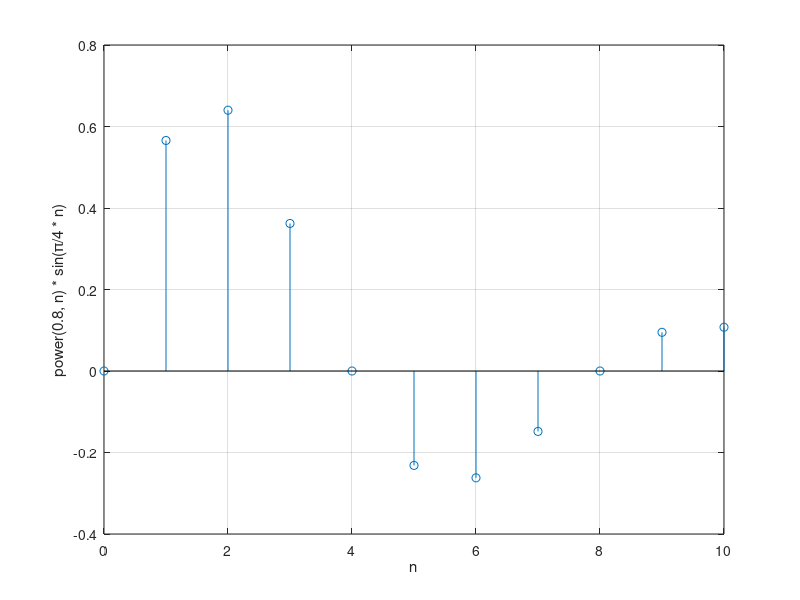
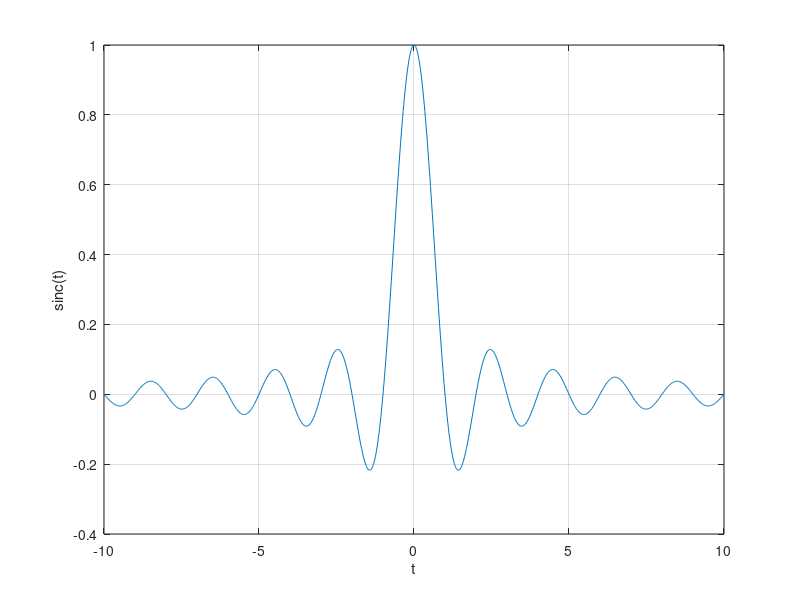
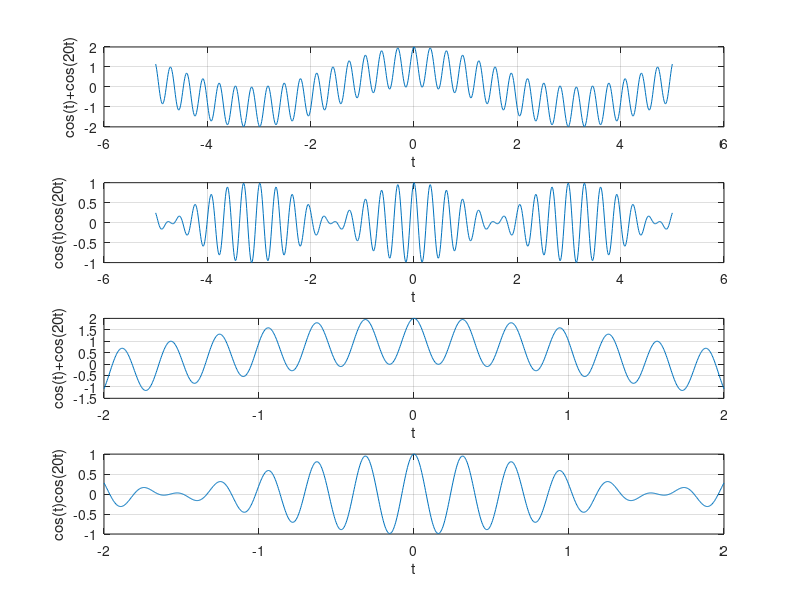

These charts were generated, in order, by the following MATLAB code:
figure(1);

n = 0:10;
x = power(0.8, n) .* sin(pi/4 * n);
stem(n, x); grid on; xlabel('n'); ylabel('power(0.8, n) * sin(\pi/4 * n)');

figure(2);

t = linspace(-10, 10, 1000);
plot(t, sinc(t)); grid on; xlabel('t'); ylabel('sinc(t)');

figure(3);

t = linspace(-5, 5, 1000);

subplot(4, 1, 1);
plot(t, cos(t) + cos(20*t)); grid on; xlabel('t'); ylabel('cos(t)+cos(20t)');

subplot(4, 1, 2);
plot(t, cos(t).*cos(20*t)); grid on; xlabel('t'); ylabel('cos(t)cos(20t)');

t = linspace(-2, 2, 1000);

subplot(4, 1, 3);
plot(t, cos(t) + cos(20*t)); grid on; xlabel('t'); ylabel('cos(t)+cos(20t)');

subplot(4, 1, 4);
plot(t, cos(t).*cos(20*t)); grid on; xlabel('t'); ylabel('cos(t)cos(20t)');